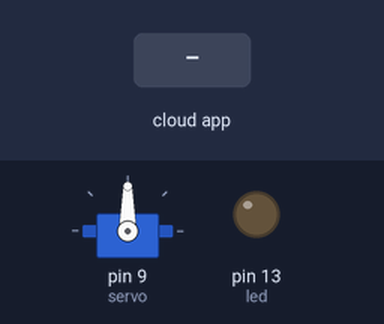
Bench run of a sketch on a simulated Arduino Uno, built with avr-gcc and run on an emulated ATmega328P. Parts: servo, output pins drawn as LEDs (lit = HIGH). The inputs (shaded band) are chosen by the test bench. The ROS host is connected and sends only what is stated.

Above: at 1.2 s.
1.3 s: the phone or cloud app sets int to 0
At 2.1 s:
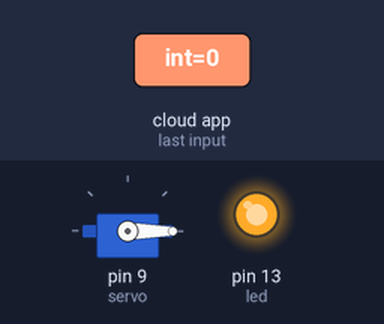
2.8 s: the phone or cloud app sets int to 45
At 3.2 s:
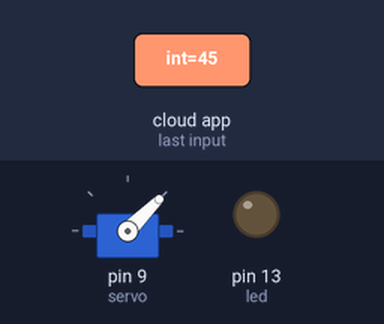
4.3 s: the phone or cloud app sets int to 90
At 5.5 s:
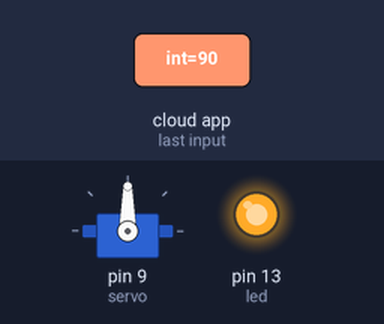
5.8 s: the phone or cloud app sets int to 180
At 6.7 s:
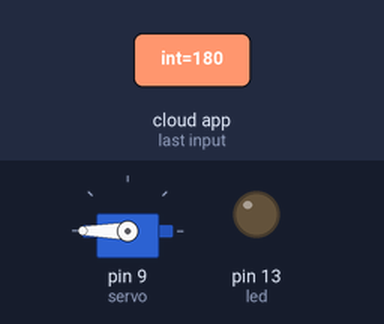
7.3 s: the phone or cloud app sets int to 45
At 7.9 s:
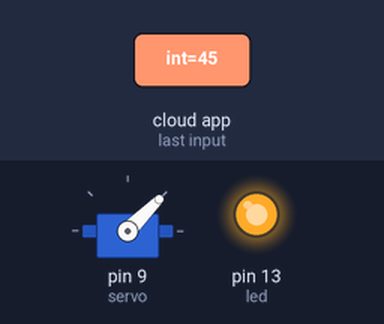
8.8 s: the phone or cloud app sets int to 0
At 10.2 s:
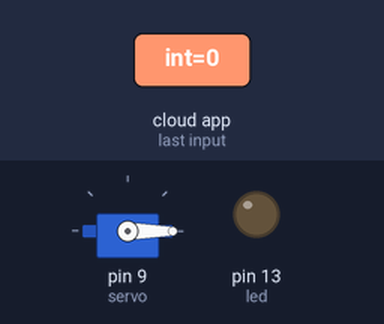
Timing chart, 0 to 11.3 s (numbered marks = the images above; inputs shaded):
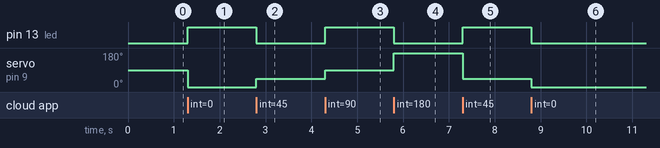

Measured:
- after the input at 1.3 s, pin 13 (led): LOW → HIGH at once; servo on pin 9 (servo): 90° → 0° at once
- after the input at 2.8 s, pin 13 (led): HIGH → LOW at once; servo on pin 9 (servo): 0° → 45° at once
- after the input at 4.3 s, pin 13 (led): LOW → HIGH at once; servo on pin 9 (servo): 45° → 90° at once
- after the input at 5.8 s, pin 13 (led): HIGH → LOW at once; servo on pin 9 (servo): 90° → 180° at once
- after the input at 7.3 s, pin 13 (led): LOW → HIGH at once; servo on pin 9 (servo): 180° → 45° at once
- after the input at 8.8 s, pin 13 (led): HIGH → LOW at once; servo on pin 9 (servo): 45° → 0° at once

The sketch:

CommunicationStringIntFloat.ino
```cpp
/*
 * rosserial Servo Control Example
 *
 * This sketch demonstrates the control of hobby R/C servos
 * using ROS and the arduiono
 *
 * For the full tutorial write up, visit
 * www.ros.org/wiki/rosserial_arduino_demos
 *
 * For more information on the Arduino Servo Library
 * Checkout :
 * http://www.arduino.cc/en/Reference/Servo
 */

#if (ARDUINO >= 100)
 #include <Arduino.h>
#else
 #include <WProgram.h>
#endif

#include <Servo.h>
#include <ros.h>
#include <std_msgs/UInt16.h>
#include <std_msgs/String.h>
#include <std_msgs/Float32.h>

ros::NodeHandle  nh;

Servo servo;

std_msgs::String str_msg;
std_msgs::UInt16 int_msg;
std_msgs::Float32 float_msg;

ros::Publisher chatterString("chatterString", &str_msg);
ros::Publisher chatterInt("chatterInt", &int_msg);
ros::Publisher chatterFloat("chatterFloat", &float_msg);

char msg[10] = "Hello!";

void string_received(const std_msgs::String& cmd_msg){
 chatterString.publish( &cmd_msg);
}
void int_received( const std_msgs::UInt16& cmd_msg){
  servo.write(cmd_msg.data); //set servo angle, should be from 0-180
  digitalWrite(13, HIGH-digitalRead(13));  //toggle led
  chatterInt.publish( &cmd_msg );
}
void float_received( const std_msgs::Float32& cmd_msg){
  chatterFloat.publish( &cmd_msg );
}
ros::Subscriber<std_msgs::String> sub_str("string", string_received);
ros::Subscriber<std_msgs::UInt16> sub_int("int", int_received);
ros::Subscriber<std_msgs::Float32> sub_float("float", float_received);

void setup(){
  pinMode(13, OUTPUT);
  Serial.begin(9600);
  nh.initNode();
  nh.subscribe(sub_str);
  nh.subscribe(sub_int);
  nh.subscribe(sub_float);
  nh.advertise(chatterString);
  nh.advertise(chatterInt);
  nh.advertise(chatterFloat);
  servo.attach(9); //attach it to pin 9
}

void loop(){
  nh.spinOnce();
  delay(1);
}
```
